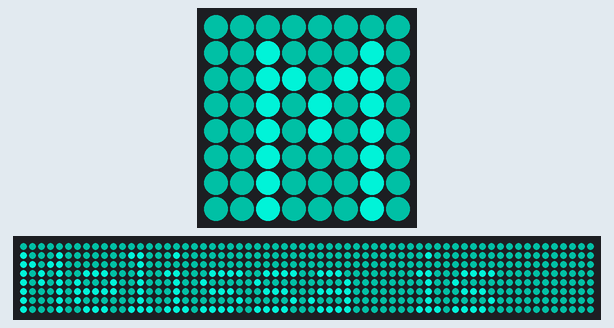
This program was run on a simulated Raspberry Pi (BCM pin numbers) with a Sense HAT. On the bench: the Sense HAT's 8×8 RGB LED matrix, a strip that is not on the board, showing the scrolling text unrolled. Dim RGB values are drawn brighter than linear; random numbers come from a fixed seed; the 64×8 strip is a reading aid, not a part: it shows the text the matrix is scrolling, unrolled, one strip-width of it at a time; what the program prints to the terminal is not drawn. At 11.3 s the program stops and its outputs stay as they are.

Above: at 0.67 s.
At 11.3 s:
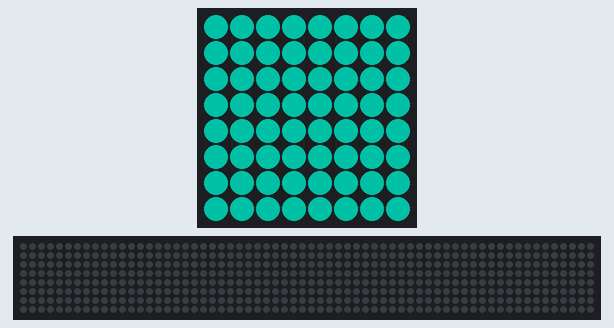

The program:

baseline.py
```python
from sense_hat import SenseHat
from random import random
sense = SenseHat()
intensity = 0.4
random_r = round(random() * 255)
random_g = round(random() * 255)
random_b = round(random() * 255)
print(random_r)
sense.show_message('Melissa is prachtig', text_colour=[random_r,random_g,random_b], back_colour=[round(random_r * intensity), round(random_g * intensity), round(random_b * intensity)])
```
